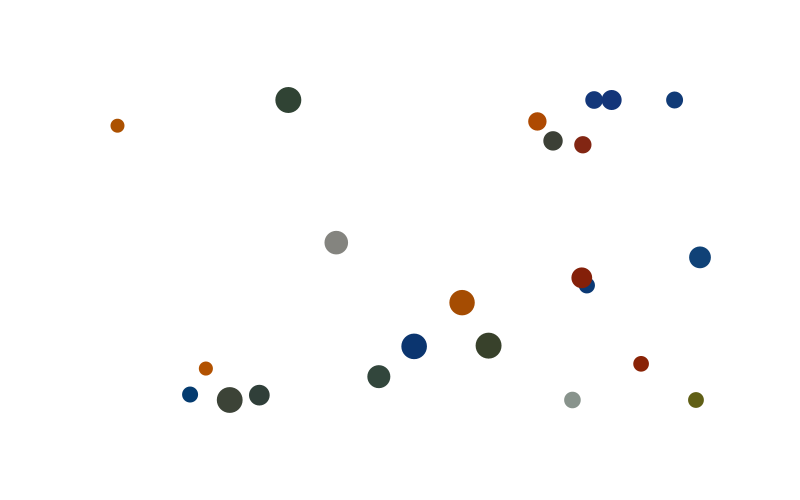
Frame 1 (no input)
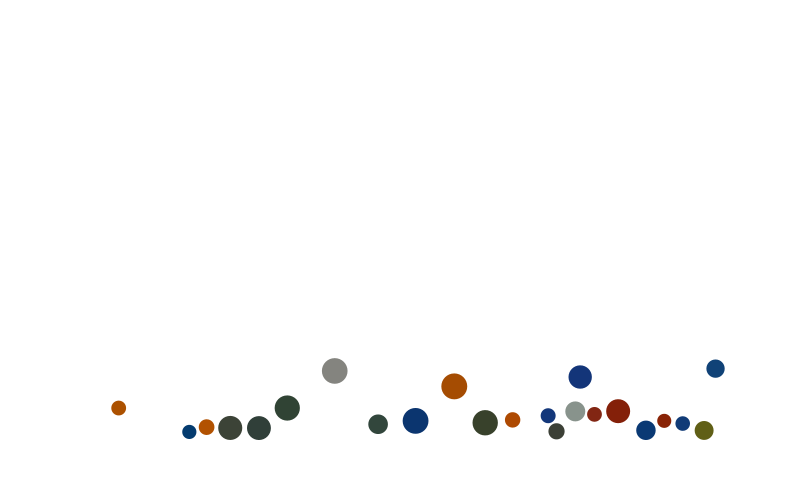
Frame 60 (the mouse pressed at the canvas centre just before this capture)
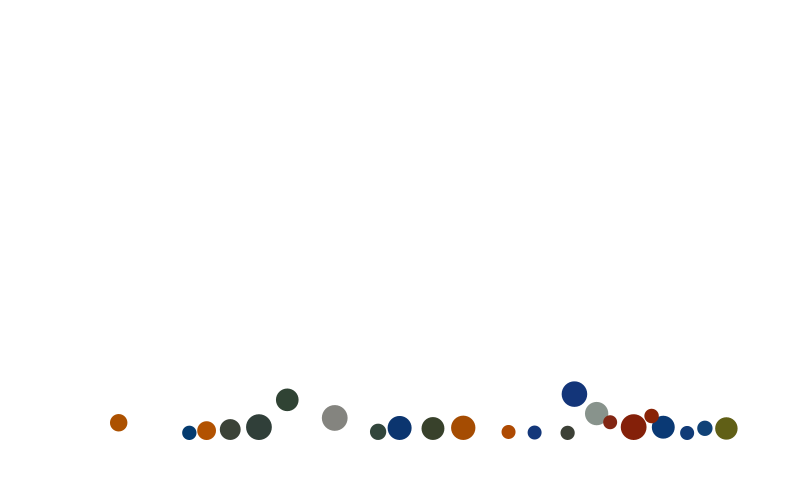
Frame 120 (the mouse held since frame 60 and released just before this capture)

The Processing sketch that drew these frames (run headless with seeded random() and noise(); from frame 60 on, the mouse is pressed at the canvas centre):

// Processing sketch: processing_31075
// ── processing_31075.pde

// floating blobs
// allonestring
// july 2010

//pjs - july 2014

bezierBlob[] bezBlobs;
int numBlobs = 23;
String[] blobState;

int minNumPetals = 5;
int maxNumPetals = 8;
int[] numPetals;
color[] masterColours;
color[] colours;
float[] alphas;
Ball[] centreBalls;
Ball[][] innerBalls;
Ball[][] innerRings;
Ball[][] outerBalls;
Ball[][] outerRings;

float minInnerRadius = 5;
float maxInnerRadius = 10;
float minOuterRadius = 40;
float maxOuterRadius = 60;
float[] innerRadii;
float[] outerRadii;

float[] blobRotations;
float velRange = 0.2;
float angleInc = 0.0;

//PVector wouldn't work here :-(
float[] easeToXPos, easeToYPos;
float border = maxOuterRadius;

void setup()
{
  size(800, 500);
  background(255);
  //  cursor(CROSS);
  noStroke();
  smooth();

  masterColours = new color[8];
  masterColours[0] = color(#603912);
  masterColours[1] = color(#ae4901);
  masterColours[2] = color(#0c3f78);
  masterColours[3] = color(#58691b);
  masterColours[4] = color(#990033);
  masterColours[5] = color(#89250d);
  masterColours[6] = color(#344434);
  masterColours[7] = color(#878e85);

  bezBlobs = new bezierBlob[numBlobs];
  blobState = new String[numBlobs];
  centreBalls = new Ball[numBlobs];
  numPetals = new int[numBlobs];
  colours = new color[numBlobs];
  alphas = new float[numBlobs];

  innerRadii = new float[numBlobs];
  outerRadii = new float[numBlobs];
  blobRotations = new float[numBlobs];

  easeToXPos = new float[numBlobs];
  easeToYPos = new float[numBlobs];

  populateArrays();
}



void draw()
{
  background(255);

  for (int b = 0; b < numBlobs; b++)
  {
    // create blobs
    bezBlobs[b] = new bezierBlob(innerBalls[b], outerBalls[b], numPetals[b], colours[b], alphas[b]);
    // move their bezier balls
    for (int p = 0; p < numPetals[b]; p++)
    {
      innerBalls[b][p].move();
      checkCollision(innerRings[b][p], innerBalls[b][p], true);
      outerBalls[b][p].move();
      checkCollision(outerRings[b][p], outerBalls[b][p], true);
      outerBalls[b][p + numPetals[b]].move();
      checkCollision(outerRings[b][p + numPetals[b]], outerBalls[b][p + numPetals[b]], true);
    }
    // move blobs
    centreBalls[b].move();
    centreBalls[b].checkWalls();

    if (frameCount == 1)
    {
      blobState[b] = "DROPPING";
      alphas[b] = 255;
      centreBalls[b].friction = 0.9;
      centreBalls[b].gravity = 0.2;
      centreBalls[b].bounce = -0.6;
    }

    // reasonabl-ish check for changing the state
    if ((blobState[b] == "DROPPING") && (centreBalls[b].y > height - 2 * centreBalls[b].radius - border))
    {
      blobState[b] = "SNOOZING";
    }

    // display blobs if they're just floating
    // if they're dropping or snoozing display centreball instead
    pushMatrix();
    translate(centreBalls[b].x, centreBalls[b].y);
    bezBlobs[b].update();
    if (blobState[b] == "FLOATING")
    {
      bezBlobs[b].display();
    }
    //    showBehindTheScenes(b); //best with very small numBlobs!
    popMatrix();
    if (blobState[b] != "FLOATING")
    {
      float snoozeRadius = (sin(blobRotations[b] + angleInc)) * 3;
      centreBalls[b].radius = maxInnerRadius + snoozeRadius;
      centreBalls[b].display();
    }
    if (blobState[b] == "WAKINGUP")
    {
      centreBalls[b].x += (easeToXPos[b] - centreBalls[b].x) * 0.02;
      centreBalls[b].y += (easeToYPos[b] - centreBalls[b].y) * 0.02;
      if (abs(easeToYPos[b] - centreBalls[b].y) < 2)
      {
        blobState[b] = "FLOATING";
        alphas[b] = 128;
        centreBalls[b].vx = random(-velRange, velRange);
        centreBalls[b].vy = random(-velRange, velRange);
      }
    }
  }
  angleInc += 0.01;

  // if blobs are dropping||snoozing check collisions amongst them
  for (int b = 0; b < numBlobs - 1; b++)
  {
    if ((blobState[b] == "DROPPING") || (blobState[b] == "SNOOZING"))
    {
      for (int c = b + 1; c < numBlobs; c++)
      {
        if ((blobState[c] == "DROPPING") || (blobState[c] == "SNOOZING"))
        {
          checkCollision(centreBalls[b], centreBalls[c], false);
        }
      }
    }
  }
}


void mouseClicked()
{
  for (int b = 0; b < numBlobs; b++)
  {
    float dx = mouseX - centreBalls[b].x;
    float dy = mouseY - centreBalls[b].y;
    float tempDist = sqrt(dx*dx + dy*dy);

    if ((tempDist <= maxInnerRadius) && blobState[b] == "FLOATING")
    {
      blobState[b] = "DROPPING";
      alphas[b] = 255;
      centreBalls[b].friction = 0.9;
      centreBalls[b].gravity = 0.2;
      centreBalls[b].bounce = -0.6;
    }
    if ((tempDist <= maxInnerRadius) && blobState[b] == "SNOOZING")
    {
      blobState[b] = "WAKINGUP";
      alphas[b] = 255;
      centreBalls[b].friction = 0.0;
      centreBalls[b].gravity = 0.0;
      centreBalls[b].bounce = -1;      

      //find new positions for blobs
      //magic numbers just give nice results
      easeToXPos[b] = centreBalls[b].x + 5 * random(-centreBalls[b].radius, centreBalls[b].radius);
      easeToYPos[b] = random(centreBalls[b].radius, height / 2);
    }
  }
}

void showBehindTheScenes(int b)
{
  // to see balls acting as bezier control points 
  // and the rings restricting their motion
  for (int p = 0; p < numPetals[b]; p++)
  {
    innerRings[b][p].display();
    innerBalls[b][p].display();
    outerRings[b][p + numPetals[b]].display();
    outerRings[b][p].display();
    outerBalls[b][p + numPetals[b]].display();
    outerBalls[b][p].display();
  }
}




// Ball class
class Ball
{
  float x, y;
  float vx, vy;
  float radius;
  color colour = color(0, 0, 255);
  
  float mass;
  float friction = 1.0;
  float gravity = 0.0;
  float bounce = -1; 
  
  Ball(float x, float y, float vx, float vy, float radius, color colour) 
  {
    this.x = x;
    this.y = y;
    this.vx = vx;
    this.vy = vy;
    this.radius = radius;
    this.mass = radius;
    this.friction = friction;
    this.gravity = gravity;
    this.bounce = bounce;
    this.colour = colour;
  }
  
  void move()
  {
    vy = vy + gravity;
    y += vy;
    vx = vx * friction;
    x += vx;
  }
  
  void display()
  {
    fill(colour);
    ellipse(x, y, radius * 2, radius * 2);
  } 
  
  void checkWalls()
  {
    if(x - radius < border)
    {
      x = border + radius;
      vx *= bounce;
    }
    if(x + radius > width - border)
    {
      x = width - border - radius;
      vx *= bounce;
    }
    if(y - radius < border)
    {
      y = border + radius;
      vy *= bounce;
    }
    if(y + radius > height - border)
    {
      y = height - border - radius;
      vy *= bounce;
    }
  }
}

class bezierBlob
{
  Ball[] innerBalls;
  Ball[] outerBalls;
  int numPetals;
  color colour;
  float alfa;
  PVector[] midPoints;
  
  bezierBlob(Ball[] innerBalls, Ball[] outerBalls, int numPetals, color colour, float alfa)
  {
    this.innerBalls = innerBalls;
    this.outerBalls = outerBalls;
    this.numPetals = numPetals;
    this.colour = colour;
    this.alfa = alfa;
  }
  
  void update()
  {
    fill(colour, alfa);
    float blobAngle = PI / numPetals;
    
    midPoints = new PVector[2 * numPetals];
    for(int i = 0; i < numPetals; i++)
    {
      int minusOne = (2 * (i + numPetals) - 1) % (2 * numPetals);
      float midX = (innerBalls[i].x + outerBalls[minusOne].x) / 2;
      float midY = (innerBalls[i].y + outerBalls[minusOne].y) / 2;
      midPoints[minusOne] = new PVector(midX, midY);
      midX = (innerBalls[i].x + outerBalls[(2 * i)].x) / 2;
      midY = (innerBalls[i].y + outerBalls[(2 * i)].y) / 2;
      midPoints[(2 * i)] = new PVector(midX, midY);
    }    
  }
  
  void display()
  {
    int loopCount = numPetals * 2;
    
    fill(colour, alfa);
    noStroke();
    beginShape();
    vertex(midPoints[midPoints.length - 1].x, midPoints[midPoints.length - 1].y);
    for(int i = 0; i < numPetals; i++)
    {
      int minusOne = (2 * (i + numPetals) - 1) % (2 * numPetals);
      //outward loops
      //cp = control points, ep = end point
      float cp1x = outerBalls[minusOne].x;
      float cp1y = outerBalls[minusOne].y;
      float cp2x = outerBalls[2 * i].x;
      float cp2y = outerBalls[2 * i].y;
      float epx = midPoints[2 * i].x;
      float epy = midPoints[2 * i].y;
      bezierVertex(cp1x, cp1y, cp2x, cp2y, epx, epy);

      //inward loops
      cp1x = innerBalls[i].x;
      cp1y = innerBalls[i].y;
      cp2x = innerBalls[(i + 1) % numPetals].x;
      cp2y = innerBalls[(i + 1) % numPetals].y;
      epx = midPoints[2 * i + 1].x;
      epy = midPoints[2 * i + 1].y;
      bezierVertex(cp1x, cp1y, cp2x, cp2y, epx, epy);     
    }
    endShape();
  }
}

//this is from Keith Peters's Making things move
//internal collision test and reaction added later
//if internal, put ring first, then ball
float dx, dy, dist, overlap;

void checkCollision(Ball ball0, Ball ball1, Boolean internalCollision)
{
  dx = ball1.x - ball0.x;
  dy = ball1.y - ball0.y;
  dist = sqrt(dx*dx + dy*dy);
  
  if(internalCollision)
  {
    if(dist >= ball0.radius - ball1.radius)
    {
      doCollision(ball0, ball1, true);
    }
  }
  else
  {
    if(dist < ball0.radius + ball1.radius)
    {
      doCollision(ball0, ball1, false);
    }
  }    
}
    
void doCollision(Ball ball0, Ball ball1, Boolean internalCollision)  
{
  //calculate angle, sine and cosine
  float angle = atan2(dy, dx);
  float sine = sin(angle);
  float cosine = cos(angle);
  
  //rotate ball0's position
  PVector pos0 = new PVector(0, 0);
  
  //rotate ball1's position
  PVector pos1 = rotateC(dx, dy, sine, cosine, true);
  
  //rotate ball0's velocity
  PVector vel0 = rotateC(ball0.vx, ball0.vy, sine, cosine, true);
  
  //rotate ball1's velocity
  PVector vel1 = rotateC(ball1.vx, ball1.vy, sine, cosine, true);
  
  //collision reaction
  float vxTotal = vel0.x - vel1.x;
  vel0.x = ((ball0.mass - ball1.mass) * vel0.x + 2 * ball1.mass * vel1.x) / (ball0.mass + ball1.mass);
  vel1.x = vxTotal + vel0.x;
  
  //update positions
  float absV = abs(vel0.x) + abs(vel1.x);
  if(internalCollision)
  {
    overlap = (ball1.radius - ball0.radius) + abs(pos0.x - pos1.x);
  }
  else
  {
    overlap = (ball1.radius + ball0.radius) - abs(pos0.x - pos1.x);
  }
  pos0.x += vel0.x / absV * overlap;
  pos1.x += vel1.x / absV * overlap;
  
  //rotate positions back
  PVector pos0F = rotateC(pos0.x, pos0.y, sine, cosine, false);
  PVector pos1F = rotateC(pos1.x, pos1.y, sine, cosine, false);
  
  //adjust positions to actual screen positions
  ball1.x = ball0.x + pos1F.x;
  ball1.y = ball0.y + pos1F.y;
  ball0.x = ball0.x + pos0F.x;
  ball0.y = ball0.y + pos0F.y;
  
  //rotate velocties back
  PVector vel0F = rotateC(vel0.x, vel0.y, sine, cosine, false);
  PVector vel1F = rotateC(vel1.x, vel1.y, sine, cosine, false);
  
  if(internalCollision) //keeping rings still
  {
    ball1.vx = vel1F.x - vel0F.x;
    ball1.vy = vel1F.y - vel0F.y;
  }
  else
  {
    ball0.vx = vel0F.x;
    ball0.vy = vel0F.y;
    ball1.vx = vel1F.x;
    ball1.vy = vel1F.y;
  }
}


PVector rotateC(float x, float y, float sine, float cosine, boolean anticlock)
{
  PVector result = new PVector(0, 0);
  
  if(anticlock)
  {
    result.x = x * cosine + y * sine;
    result.y = y * cosine - x * sine;
  }
  else
  {
    result.x = x * cosine - y * sine;
    result.y = y * cosine + x * sine;
  }
  return result;
}

void populateArrays()
{
  createNonPetalStuff(); 
  createRingsAndBalls();
}

void createNonPetalStuff()
{
  int biggestNumPetals = 0;
  for(int b = 0; b < numBlobs; b++)
  {
    numPetals[b] = (int)random(minNumPetals, maxNumPetals);

    innerRadii[b] = random(minInnerRadius, maxInnerRadius);
    outerRadii[b] = random(minOuterRadius, maxOuterRadius);
    innerBalls = new Ball[numBlobs][maxNumPetals];
    innerRings = new Ball[numBlobs][maxNumPetals];
    outerBalls = new Ball[numBlobs][maxNumPetals * 2];
    outerRings = new Ball[numBlobs][maxNumPetals * 2];
    
    blobRotations[b] = random(0, TWO_PI);     
    blobState[b] = "FLOATING";

//    colours[b] = color(b * 255 / numBlobs); //greyshades for testing
    int c = (int)random(8);
    float redbit = red(masterColours[c]) + random(-10, 10);
    float greenbit = green(masterColours[c]) + random(-10, 10);
    float bluebit = blue(masterColours[c]) + random(-10, 10);
    colours[b] = color(redbit, greenbit, bluebit);
    alphas[b] = 128;

    float xpos = random(border, width - border);
    float ypos = random(border, height - border);
    float xvel = random(-velRange, velRange);
    float yvel = random(-velRange, velRange);
    centreBalls[b] = new Ball(xpos, ypos, xvel, yvel, minOuterRadius, colours[b]); 
  }
}

void createRingsAndBalls()
{
  for(int b = 0; b < numBlobs; b++)
  {
    float petalAngle = TWO_PI / numPetals[b];
    float ringRadius = innerRadii[b] * sin(petalAngle / 2);
    for(int p = 0; p < numPetals[b]; p++)
    {
      float xpos = innerRadii[b] * cos(p * petalAngle + blobRotations[b]);
      float ypos = innerRadii[b] * sin(p * petalAngle + blobRotations[b]);
      innerRings[b][p] = new Ball(xpos, ypos, 0, 0, ringRadius, color(192));
      innerBalls[b][p] = new Ball(xpos, ypos, random(-velRange, velRange), random(-velRange, velRange), ringRadius / 2, color(0));
    }
  }
  for(int b = 0; b < numBlobs; b++)
  {
    float petalAngle = PI / numPetals[b];
    float ringRadius = outerRadii[b] * sin(petalAngle / 2);
    for(int p = 0; p < 2 * numPetals[b]; p++)
      {
      float xpos = outerRadii[b] * cos((p + 0.5) * petalAngle + blobRotations[b]);
      float ypos = outerRadii[b] * sin((p + 0.5) * petalAngle + blobRotations[b]);
      outerRings[b][p] = new Ball(xpos, ypos, 0, 0, ringRadius, color(192));
      outerBalls[b][p] = new Ball(xpos, ypos, random(-velRange, velRange), random(-velRange, velRange), 5, color(0));  
    }
  }
}
